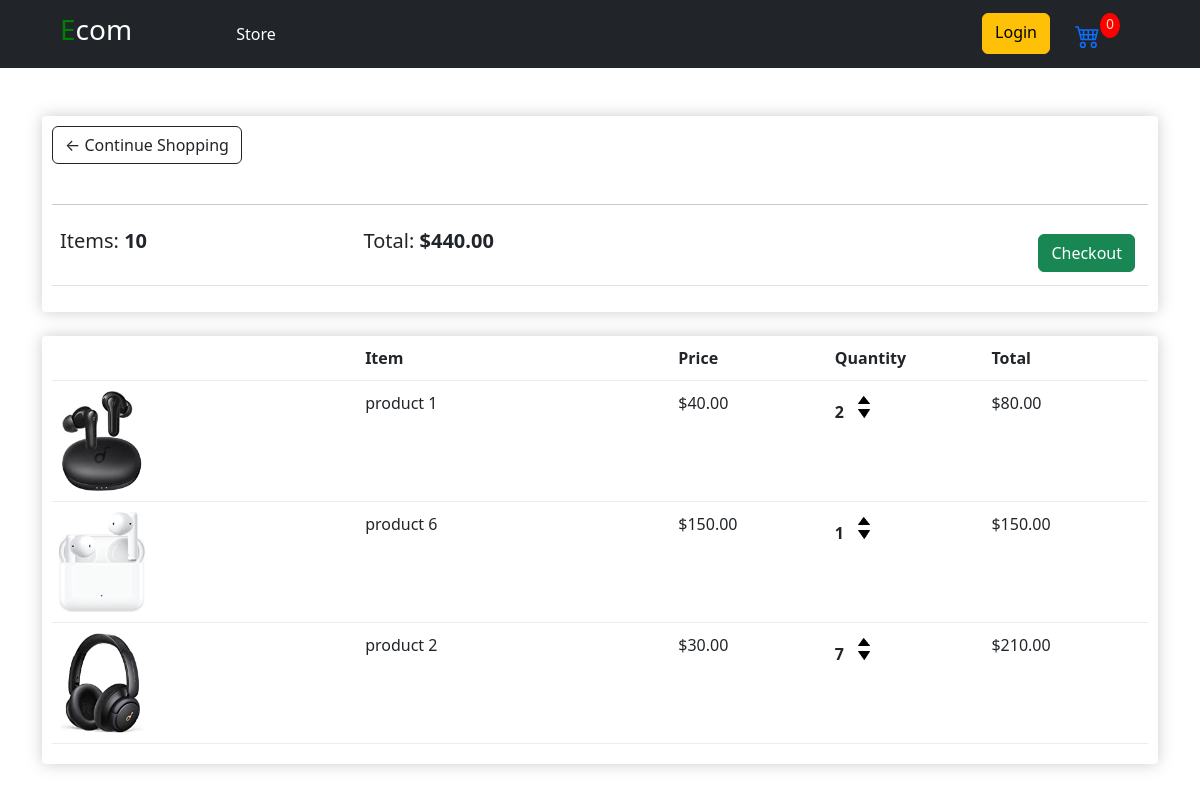
The app's page /cart/ (signed in) with its own data.
### store/models.py (models this page shows, shortened)
class Order(models.Model):
    customer = models.ForeignKey(Customer, on_delete=models.SET_NULL, null=True, blank=True)
    date_ordered = models.DateTimeField(default=datetime.now)
    complete = models.BooleanField(default=False, blank=False)
    transactions_id = models.CharField(max_length=200, null=True)
    @property
    def get_cart_total(self):
        orderitems = self.orderitem_set.all()
        total = sum([item.get_total for item in orderitems])
        return total
    @property
    def get_cart_items(self):
        orderitems = self.orderitem_set.all()
        total = sum([item.quantity for item in orderitems])
        return total

class OrderItem(models.Model):
    product = models.ForeignKey(Product, on_delete=models.CASCADE)
    order = models.ForeignKey(Order, on_delete=models.CASCADE)
    quantity = models.IntegerField()
    date_added = models.DateTimeField(default=datetime.now)
    @property
    def get_total(self):
        total = self.product.price * self.quantity
        return total

class Product(models.Model):
    name    = models.CharField(max_length=50)
    price   = models.IntegerField()
    image  = models.ImageField(upload_to='product_image', default='blaceholder.png')
    digital = models.BooleanField(default=False, blank=False, null=True)

### store/views.py (the view)
# urls.py: path('cart/', views.cart,  name="cart"),
def cart(request):
    if request.user.is_authenticated:
        customer = request.user.customer
        order, created = Order.objects.get_or_create(customer=customer, complete=False)
        items = order.orderitem_set.all()
    else:
        items = []
        order = {'get_cart_total': 0, 'get_cart_items': 0}
    context = {
        'items': items,
        'order': order,
    }
    return render(request, "store/cart.html", context)

### store/templates/store/cart.html
{% extends 'store/main.html' %}
{% load static %}
{% block content %}
    <div class="row mt-5">
        <div class="col-lg-12">
            <div class="box-element">
                <a class="btn btn-outline-dark" href="{% url 'store' %}">&#x2190; Continue Shopping</a>
                <br>
                <br>
                <hr>
                <table class="table">
                    <tr>
                        <th><h5>Items: <strong>{{ order.get_cart_items }}</strong></h5></th>
                        <th><h5>Total: <strong>${{ order.get_cart_total|floatformat:2 }}</strong></h5></th>
                        <th>
                            <a style="margin:5px; float:right" class="btn btn-success" href="{% url 'checkout' %}">Checkout</a>
                        </th>
                    </tr>
                </table>
            </div>
            <br>
            <div class="box-element">
                <div class="cart-row">
                    <div style="flex:2"></div>
                    <div style="flex:2"><strong>Item</strong></div>
                    <div style="flex:1"><strong>Price</strong></div>
                    <div style="flex:1"><strong>Quantity</strong></div>
                    <div style="flex:1"><strong>Total</strong></div>
                </div>
                {% for item in items %}
                    <div class="cart-row">
                        <div style="flex:2"><img class="row-image" src="{{ item.product.image.url }}"></div>
                        <div style="flex:2">{{ item.product.name }}</div>
                        <div style="flex:1">${{ item.product.price|floatformat:2 }}</div>
                        <div style="flex:1">
                            <p class="quantity">{{ item.quantity }}</p>
                            <div class="quantity">
                                <img class="chg-quantity" src="{% static 'image/arrow-u.png' %}">
                                <img class="chg-quantity" src="{% static 'image/arrow-d.png' %}">
                            </div>
                        </div>
                        <div style="flex:1">${{item.get_total|floatformat:2}}</div>
                    </div>
                {% endfor %}
            </div>
        </div>
    </div>
{% endblock content %}

### static/css/main.css (style rules this page uses)
.box-element { box-shadow:hsl(0, 0%, 80%) 0 0 16px; background-color: #fff; border-radius: 4px; padding: 10px; }
.cart-row { display: flex; align-items: flex-stretch; padding-bottom: 10px; margin-bottom: 10px; border-bottom: 1px solid #ececec; }
.quantity { display: inline-block; font-weight: 700; padding-right:10px; }
.chg-quantity { width: 12px; cursor: pointer; display: block; margin-top: 5px; transition:.1s; }
.row-image { width: 100px; }

### records on screen
Order: get_cart_items "10", get_cart_total "440.00"
OrderItem: product.image (picture), product.name "product 1", product.price "40.00", quantity "2", get_total "80.00"
OrderItem: product.image (picture), product.name "product 6", product.price "150.00", quantity "1", get_total "150.00"
OrderItem: product.image (picture), product.name "product 2", product.price "30.00", quantity "7", get_total "210.00"
